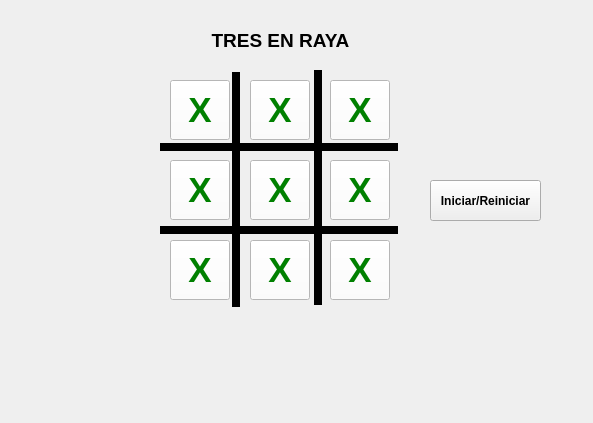
<?xml version="1.0" encoding="UTF-8"?>
<ui version="4.0">
 <class>MainWindow</class>
 <widget class="QMainWindow" name="MainWindow">
  <property name="geometry">
   <rect>
    <x>0</x>
    <y>0</y>
    <width>593</width>
    <height>423</height>
   </rect>
  </property>
  <property name="windowTitle">
   <string>TresEnRaya</string>
  </property>
  <widget class="QWidget" name="centralwidget">
   <widget class="QPushButton" name="Casilla">
    <property name="geometry">
     <rect>
      <x>170</x>
      <y>80</y>
      <width>60</width>
      <height>60</height>
     </rect>
    </property>
    <property name="font">
     <font>
      <pointsize>26</pointsize>
      <weight>75</weight>
      <bold>true</bold>
     </font>
    </property>
    <property name="styleSheet">
     <string notr="true">background-color: white;color: green;</string>
    </property>
    <property name="text">
     <string>X</string>
    </property>
   </widget>
   <widget class="QPushButton" name="Casilla_2">
    <property name="geometry">
     <rect>
      <x>250</x>
      <y>80</y>
      <width>60</width>
      <height>60</height>
     </rect>
    </property>
    <property name="font">
     <font>
      <pointsize>26</pointsize>
      <weight>75</weight>
      <bold>true</bold>
     </font>
    </property>
    <property name="styleSheet">
     <string notr="true">background-color: white;
color: green;</string>
    </property>
    <property name="text">
     <string>X</string>
    </property>
   </widget>
   <widget class="QPushButton" name="Casilla_3">
    <property name="geometry">
     <rect>
      <x>330</x>
      <y>80</y>
      <width>60</width>
      <height>60</height>
     </rect>
    </property>
    <property name="font">
     <font>
      <pointsize>26</pointsize>
      <weight>75</weight>
      <bold>true</bold>
     </font>
    </property>
    <property name="styleSheet">
     <string notr="true">background-color: white;
color: green;</string>
    </property>
    <property name="text">
     <string>X</string>
    </property>
   </widget>
   <widget class="QPushButton" name="Casilla_4">
    <property name="geometry">
     <rect>
      <x>170</x>
      <y>160</y>
      <width>60</width>
      <height>60</height>
     </rect>
    </property>
    <property name="font">
     <font>
      <pointsize>26</pointsize>
      <weight>75</weight>
      <bold>true</bold>
     </font>
    </property>
    <property name="styleSheet">
     <string notr="true">background-color: white;
color: green;</string>
    </property>
    <property name="text">
     <string>X</string>
    </property>
   </widget>
   <widget class="QPushButton" name="Casilla_5">
    <property name="geometry">
     <rect>
      <x>250</x>
      <y>160</y>
      <width>60</width>
      <height>60</height>
     </rect>
    </property>
    <property name="font">
     <font>
      <pointsize>26</pointsize>
      <weight>75</weight>
      <bold>true</bold>
     </font>
    </property>
    <property name="styleSheet">
     <string notr="true">background-color: white;
color: green;</string>
    </property>
    <property name="text">
     <string>X</string>
    </property>
   </widget>
   <widget class="QPushButton" name="Casilla_6">
    <property name="geometry">
     <rect>
      <x>330</x>
      <y>160</y>
      <width>60</width>
      <height>60</height>
     </rect>
    </property>
    <property name="font">
     <font>
      <pointsize>26</pointsize>
      <weight>75</weight>
      <bold>true</bold>
     </font>
    </property>
    <property name="styleSheet">
     <string notr="true">background-color: white;
color: green;</string>
    </property>
    <property name="text">
     <string>X</string>
    </property>
   </widget>
   <widget class="QPushButton" name="Casilla_7">
    <property name="geometry">
     <rect>
      <x>170</x>
      <y>240</y>
      <width>60</width>
      <height>60</height>
     </rect>
    </property>
    <property name="font">
     <font>
      <pointsize>26</pointsize>
      <weight>75</weight>
      <bold>true</bold>
     </font>
    </property>
    <property name="styleSheet">
     <string notr="true">background-color: white;
color: green;</string>
    </property>
    <property name="text">
     <string>X</string>
    </property>
   </widget>
   <widget class="QPushButton" name="Casilla_8">
    <property name="geometry">
     <rect>
      <x>250</x>
      <y>240</y>
      <width>60</width>
      <height>60</height>
     </rect>
    </property>
    <property name="font">
     <font>
      <pointsize>26</pointsize>
      <weight>75</weight>
      <bold>true</bold>
     </font>
    </property>
    <property name="styleSheet">
     <string notr="true">background-color: white;
color: green;</string>
    </property>
    <property name="text">
     <string>X</string>
    </property>
   </widget>
   <widget class="QPushButton" name="Casilla_9">
    <property name="geometry">
     <rect>
      <x>330</x>
      <y>240</y>
      <width>60</width>
      <height>60</height>
     </rect>
    </property>
    <property name="font">
     <font>
      <pointsize>26</pointsize>
      <weight>75</weight>
      <bold>true</bold>
     </font>
    </property>
    <property name="styleSheet">
     <string notr="true">background-color: white;
color: green;</string>
    </property>
    <property name="text">
     <string>X</string>
    </property>
   </widget>
   <widget class="QLabel" name="label">
    <property name="geometry">
     <rect>
      <x>160</x>
      <y>143</y>
      <width>238</width>
      <height>8</height>
     </rect>
    </property>
    <property name="styleSheet">
     <string notr="true">background-color: black;
</string>
    </property>
    <property name="text">
     <string/>
    </property>
   </widget>
   <widget class="QLabel" name="label_2">
    <property name="geometry">
     <rect>
      <x>160</x>
      <y>226</y>
      <width>238</width>
      <height>8</height>
     </rect>
    </property>
    <property name="styleSheet">
     <string notr="true">background-color: black;
</string>
    </property>
    <property name="text">
     <string/>
    </property>
   </widget>
   <widget class="QLabel" name="label_3">
    <property name="geometry">
     <rect>
      <x>232</x>
      <y>72</y>
      <width>8</width>
      <height>235</height>
     </rect>
    </property>
    <property name="styleSheet">
     <string notr="true">background-color: black;
</string>
    </property>
    <property name="text">
     <string/>
    </property>
   </widget>
   <widget class="QLabel" name="label_4">
    <property name="geometry">
     <rect>
      <x>314</x>
      <y>70</y>
      <width>8</width>
      <height>235</height>
     </rect>
    </property>
    <property name="styleSheet">
     <string notr="true">background-color: black;
</string>
    </property>
    <property name="text">
     <string/>
    </property>
   </widget>
   <widget class="QPushButton" name="Boton_Inicio">
    <property name="geometry">
     <rect>
      <x>430</x>
      <y>180</y>
      <width>111</width>
      <height>41</height>
     </rect>
    </property>
    <property name="font">
     <font>
      <weight>75</weight>
      <bold>true</bold>
     </font>
    </property>
    <property name="cursor">
     <cursorShape>PointingHandCursor</cursorShape>
    </property>
    <property name="text">
     <string>Iniciar/Reiniciar</string>
    </property>
   </widget>
   <widget class="QLabel" name="Label_Win">
    <property name="geometry">
     <rect>
      <x>160</x>
      <y>330</y>
      <width>241</width>
      <height>41</height>
     </rect>
    </property>
    <property name="font">
     <font>
      <pointsize>14</pointsize>
      <weight>75</weight>
      <bold>true</bold>
     </font>
    </property>
    <property name="text">
     <string/>
    </property>
    <property name="alignment">
     <set>Qt::AlignCenter</set>
    </property>
   </widget>
   <widget class="QLabel" name="Label_Win_2">
    <property name="geometry">
     <rect>
      <x>160</x>
      <y>20</y>
      <width>241</width>
      <height>41</height>
     </rect>
    </property>
    <property name="font">
     <font>
      <pointsize>14</pointsize>
      <weight>75</weight>
      <bold>true</bold>
     </font>
    </property>
    <property name="text">
     <string>TRES EN RAYA</string>
    </property>
    <property name="alignment">
     <set>Qt::AlignCenter</set>
    </property>
   </widget>
  </widget>
 </widget>
 <resources/>
 <connections/>
</ui>
